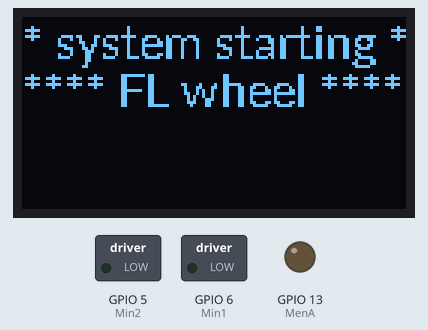
Simulated run of this program. Board: Raspberry Pi (BCM pin numbers). Parts: 128×64 one-colour display, switched loads named in the program (green lamp = pin HIGH), output pins drawn as LEDs (lit = HIGH). What the program prints to the terminal is not drawn. At 25.4 s the program stops and its outputs stay as they are.

Above: at 0.5 s.
At 2.74 s:
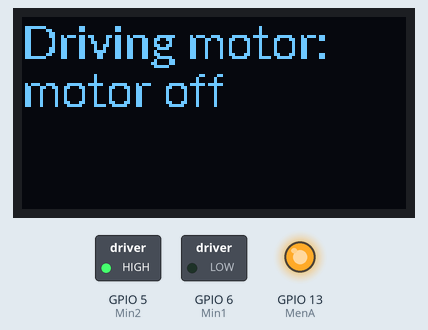
At 7.2 s:
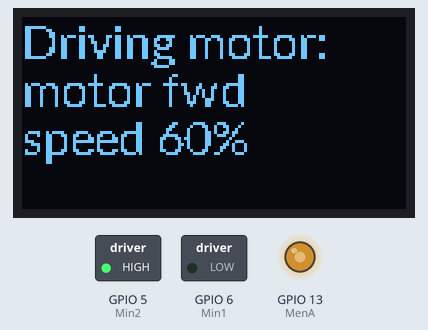
At 11.7 s:
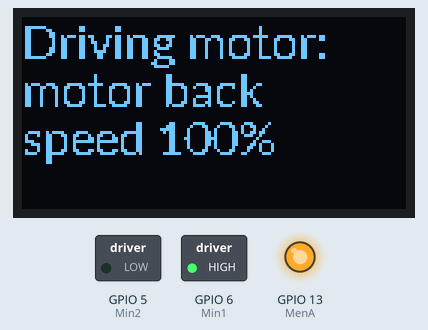
At 15.9 s:
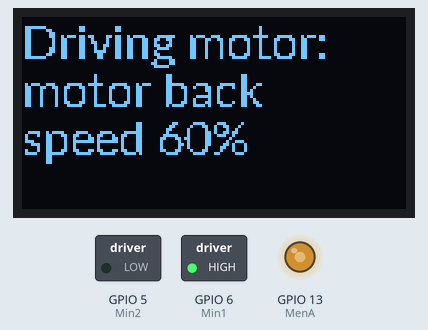
At 20.4 s:
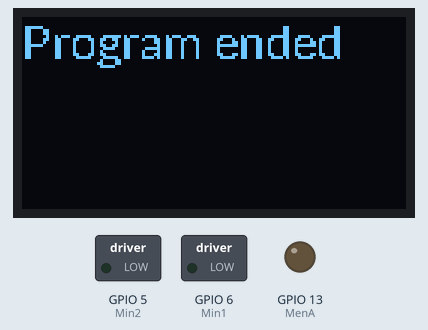
Timing chart, 0 to 21.9 s (numbered marks = the images above):
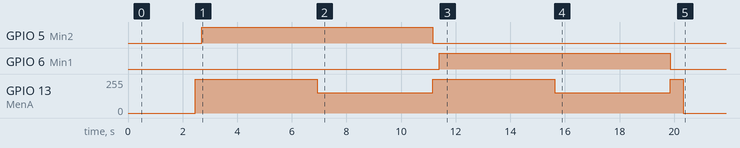

The program:

F-LEFT-L298N_motor_OLED_PWM-test.py
```python
#!/usr/bin/python
# 3WD Front left motor testing
# F-LEFT motor uses the middle L298N controller - pins: enA, IN1, IN2
# omniwheels PCB version of L298N single motor test F-LEFT-L298N_motor_OLED_PWM-test.py
# using a L298N to control the motor with PWM

# command to run:  python3 /home/pi3wdrobot/motor_tests_3WD_versions/F-LEFT-L298N_motor_OLED_PWM-test.py

####################################################################
###   function to clear the OLED screen AND the previous image   ###
####################################################################
def clearOLED(w, h):
    draw.rectangle((0,0,w,h), outline=0, fill=0)
    disp.clear()
    disp.display()
    return()

########################################################
###   function to display text on the OLED screen    ###
########################################################
def OLED_4lines(lin1, lin2, lin3, lin4, screentop, displayfont, dispimage):
    # lin1 to lin4 are text strings where the font is usually Lato-Regular.ttf size 15 or 16

    # Write four lines of text onto the image: need to adjust the 'spacing' for the font size
    # if font size is 15 or 16 the maximum #lines is 4 for the 128 x 64 display
    draw.text((x, top),    lin1,  font=displayfont, fill=255)
    draw.text((x, top+16), lin2,  font=displayfont, fill=255)
    draw.text((x, top+32), lin3,  font=displayfont, fill=255)
    draw.text((x, top+48), lin4,  font=displayfont, fill=255)

    # Display the image.
    disp.image(dispimage)  # set the buffer to the values of the Python Imaging Library (PIL) image
                           # the image should be in 1 bit mode and a size equal to the display size.
    disp.display()         # write the display buffer to the physical display

    return()


#+-+-+-+-+-+-+-+-+-+-+-+-+-+-+-+-+-+-+-+-+-+-+-+-+-+-+-+-+-+-+-+-+-+-+-+-+-+-+-+-+-+-+-+
#
# Raspberry Pi L298N more developed PWM motor functions but based upon the article at
#  https://www.instructables.com/id/Control-DC-and-stepper-motors-with-L298N-Dual-Moto/
#  which describes the L298N motor controller use with an Arduino Uno
#
#  N.B. depMenAding upon how the motors are connected the motor direction
#    signals to the in1, in2, in3 nd in4 pins may need to be reversed
#
#+-+-+-+-+-+-+-+-+-+-+-+-+-+-+-+-+-+-+-+-+-+-+-+-+-+-+-+-+-+-+-+-+-+-+-+-+-+-+-+-+-+-+-+

########################################################################################
def Ma_motor_pwm(Min1, Min2, dutycycle):  # allows the middle (M) L298N 'a' motor e.g. for mecanum wheels to be controlled
    # assumes pwm_MenA has been set up in the main code
    dutycycle = int(dutycycle) # force as an integer just in case
    Min1 = int(Min1)           # force as an integer just in case
    Min2 = int(Min2)           # force as an integer just in case
    # individual motor control with a +'ve or -'ve dutycycle to set the motor forwards or backwards
    if dutycycle == 0:   # stop the motor using the 'hard' brake method
        # motor braking
        # set MenA with 100% PWM dutycycle
        pwm_MenA.start(100)
        # set Min1 off and Min2 off i.e. LOW- LOW for no motion
        GPIO.output(Min1, 0)
        GPIO.output(Min2, 0)
    elif dutycycle > 0:  # move forwards
        # set MenA with the PWM dutycycle
        pwm_MenA.start(dutycycle)
        # set Min1 off and Min2 on i.e. LOW - HIGH for forward motion
        GPIO.output(Min1, 0)
        GPIO.output(Min2, 1)
    elif dutycycle < 0:  # move backwards
        # set MenA with the PWM dutycycle
        pwm_MenA.start(abs(dutycycle))
        # set Min1 on and Min2 off i.e. HIGH - LOW for backward motion
        GPIO.output(Min1, 1)
        GPIO.output(Min2, 0)


#+-+-+-+-+-+-+-+-+-+-+-+-+-+-+-+-+-+-+-+-+-+-+-+-+-+-+-+-+-+-+-+-+-+-+-+-+-+-+-+-+-+-+-+
#
# main code
#
#+-+-+-+-+-+-+-+-+-+-+-+-+-+-+-+-+-+-+-+-+-+-+-+-+-+-+-+-+-+-+-+-+-+-+-+-+-+-+-+-+-+-+-+

import RPi.GPIO as GPIO # Import the GPIO Library
import time # Import the Time library

###################################
# 128x64 display with hardware I2C:
###################################
# this is the set of software functions for the display hardware that has to have been previously 'installed'
import Adafruit_SSD1306
# import the standard Python Image Library (PIL) modules to draw images
from PIL import Image
from PIL import ImageDraw
from PIL import ImageFont

RST = None     # on the Pi OLED this pin is not used
disp = Adafruit_SSD1306.SSD1306_128_64(rst=RST)   # default OLED display i2c_address=0x3C

# Note you can change the I2C address by passing an i2c_address parameter like:
#   disp = Adafruit_SSD1306.SSD1306_128_64(rst=RST, i2c_address=0x3C)

# Alternatively you can specify an explicit I2C bus number, for example
# with the 128x32 display you would use:
# disp = Adafruit_SSD1306.SSD1306_128_32(rst=RST, i2c_bus=2)
# Initialize library.
disp.begin()

# Clear display.
disp.clear()
disp.display()

# Create blank image for drawing.
# Make sure to create image with mode '1' for 1-bit color.
width = disp.width
height = disp.height
image = Image.new('1', (width, height))

# Use a drawing object to draw on image.
draw = ImageDraw.Draw(image)

# Draw a black filled box to clear the image.
draw.rectangle((0,0,width,height), outline=0, fill=0)

# First define some constants to allow easy resizing of what is put to the display.
padding = -2
top = padding
bottom = height-padding
# Move left to right keeping track of the current x position for drawing shapes.
x = 0

# Load default font - need to use the full path to any designated font other than the default
# note the default font is quite small (size 8)
# font = ImageFont.load_default()

# should be able to use any of the fonts that are usually installed at /usr/share/fonts/
# example using /usr/share/fonts/truetype/lato/Lato-Regular.ttf
font = ImageFont.truetype('/usr/share/fonts/truetype/lato/Lato-Regular.ttf', 16)  # using font size 16

#------------------------------------------------------------------------------------------
# create and show start-up text
clearOLED(width, height)
line1 = "* system starting *"
line2 = "**** FL wheel ****"
line3 = " "
line4 = " "
print ("displaying the system starting text")
clearOLED(width, height)
OLED_4lines(line1, line2, line3, line4, top, font, image)
time.sleep(2)   # short pause so that this display stays on a while

# Set the GPIO modes
GPIO.setmode(GPIO.BCM)
GPIO.setwarnings(False)

# L298N setup code
# BL motor uses the middle L298N controller - pins: enA, IN1, IN2
# the middle L298N uses the 'more inboard' 6P connector on the PCB
MenA = 13   # this will be a software set PWM pin
Min1 = 6
Min2 = 5

# Set the GPIO Pin mode
GPIO.setup(MenA, GPIO.OUT)
GPIO.setup(Min1, GPIO.OUT)
GPIO.setup(Min2, GPIO.OUT)

# set the various PWM parameters
# How many times to turn the GPIO pin on and off each second
Frequency = 20      # usually 20
# How long the GPIO pin stays on each cycle, as a percMenAt
# Setting the duty cycle to 0 means the motors will not turn
DutyCycle = 50     # usually 30 for a quite slow turn rate
Stop = 0

pwm_MenA = GPIO.PWM(MenA, Frequency)  # set the MenA pin as a software set PWM pin
# Start the software PWM pins with a duty cycle of 0 (i.e. motors not moving)
pwm_MenA.start(0)

# Turn motor off - hard brake
Ma_motor_pwm(Min1, Min2, 0)
line1 = "Driving motor:"
line2 = "motor off"
line3 = " "
line4 = " "
print ("displaying motor stopped")
clearOLED(width, height)
OLED_4lines(line1, line2, line3, line4, top, font, image)

# run tests
try:

    # motor forward 100%
    Ma_motor_pwm(Min1, Min2, 100)
    line1 = "Driving motor:"
    line2 = "motor fwd"
    line3 = "speed 100%"
    line4 = " "
    print ("displaying motor going forward")
    clearOLED(width, height)
    OLED_4lines(line1, line2, line3, line4, top, font, image)
    time.sleep(4)

    # motor forward 60%
    Ma_motor_pwm(Min1, Min2, 60)
    line1 = "Driving motor:"
    line2 = "motor fwd"
    line3 = "speed 60%"
    line4 = " "
    print ("displaying motor going forward")
    clearOLED(width, height)
    OLED_4lines(line1, line2, line3, line4, top, font, image)
    time.sleep(4)

    # Turn motor off - hard brake
    Ma_motor_pwm(Min1, Min2, 0)
    line1 = "Driving motor:"
    line2 = "motor off"
    line3 = " "
    line4 = " "
    print ("displaying motor stopped")
    clearOLED(width, height)
    OLED_4lines(line1, line2, line3, line4, top, font, image)

    # motors backward 100%
    Ma_motor_pwm(Min1, Min2, -100)
    line1 = "Driving motor:"
    line2 = "motor back"
    line3 = "speed 100% "
    line4 = " "
    print ("displaying motor going back")
    clearOLED(width, height)
    OLED_4lines(line1, line2, line3, line4, top, font, image)
    time.sleep(4)

    # motors backward 60%
    Ma_motor_pwm(Min1, Min2, -60)
    line1 = "Driving motor:"
    line2 = "motor back"
    line3 = "speed 60% "
    line4 = " "
    print ("displaying motor going back")
    clearOLED(width, height)
    OLED_4lines(line1, line2, line3, line4, top, font, image)
    time.sleep(4)

    # Turn motor off - hard brake
    Ma_motor_pwm(Min1, Min2, 0)
    line1 = "Driving motor:"
    line2 = "motor off"
    line3 = " "
    line4 = " "
    print ("displaying motor stopped")
    clearOLED(width, height)
    OLED_4lines(line1, line2, line3, line4, top, font, image)

    line1 = "Program ended"
    line2 = " "
    line3 = " "
    line4 = " "
    print ("program ended")
    clearOLED(width, height)
    OLED_4lines(line1, line2, line3, line4, top, font, image)
    GPIO.cleanup()

    time.sleep(5)
    clearOLED(width, height)

except KeyboardInterrupt:
    # Turn motor off - hard brake
    Ma_motor_pwm(Min1, Min2, 0)
    clearOLED(width, height)
```

Measured:
- by itself, GPIO 5 (Min2): LOW → HIGH at 2.7 s, → LOW 8.5 s later
- by itself, GPIO 6 (Min1): LOW → HIGH at 11.4 s, → LOW 8.5 s later
- by itself, GPIO 13 (MenA): 0/255 → 255/255 at 2.5 s, → 153/255 4.5 s later, → 255/255 4.2 s later, → 153/255 4.5 s later, … (6 changes in this stretch)
- what the display in image 0 shows lasts 2.1 s, from 0.5 s to 2.6 s
- what the display in image 2 shows lasts 4.1 s, from 7.2 s to 11.3 s
